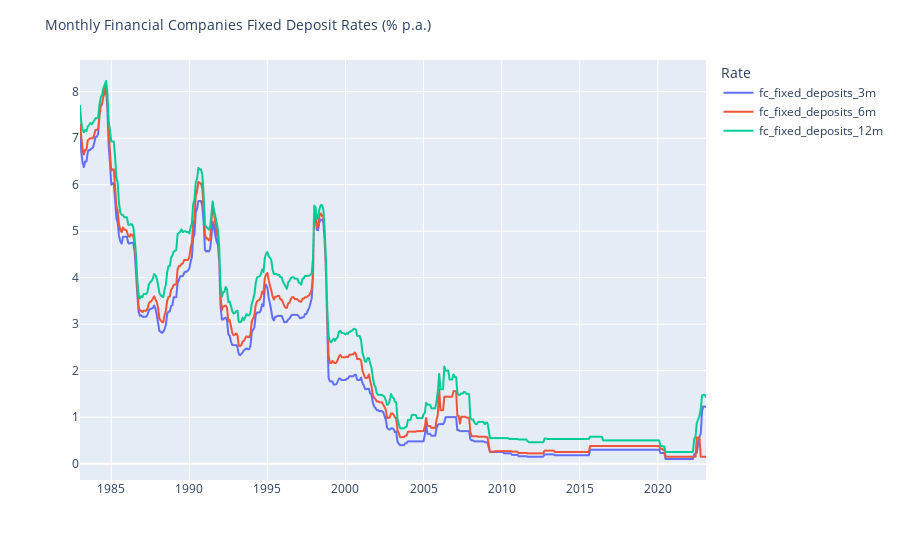

Notebook code cell kept with this figure:
### Code cell
fig1 = px.line(df_fcrates, x='end_of_month', y="Value",color='Rate')
fig1.update_layout(title=dict(text='Monthly Financial Companies Fixed Deposit Rates (% p.a.)', font=dict(size=14)))
fig1.update_xaxes(title_text='')
fig1.update_yaxes(title_text='')
fig1.show()

### Figure 1 — Plotly figure (JSON) as saved in the notebook; plotly's stock layout.template omitted (floating-point values rounded to 4 significant figures; data arrays with more than 128 entries replaced by an {"elided": "..."} marker saying what was removed)
{"data": [{"hovertemplate": "Rate=fc_fixed_deposits_3m<br>end_of_month=%{x}<br>Value=%{y}<extra></extra>", "legendgroup": "fc_fixed_deposits_3m", "line": {"color": "#636efa", "dash": "solid"}, "marker": {"symbol": "circle"}, "mode": "lines", "name": "fc_fixed_deposits_3m", "showlegend": true, "type": "scattergl", "x": {"elided": "482 str values"}, "xaxis": "x", "y": {"elided": "482 float values"}, "yaxis": "y"}, {"hovertemplate": "Rate=fc_fixed_deposits_6m<br>end_of_month=%{x}<br>Value=%{y}<extra></extra>", "legendgroup": "fc_fixed_deposits_6m", "line": {"color": "#EF553B", "dash": "solid"}, "marker": {"symbol": "circle"}, "mode": "lines", "name": "fc_fixed_deposits_6m", "showlegend": true, "type": "scattergl", "x": {"elided": "482 str values"}, "xaxis": "x", "y": {"elided": "482 float values"}, "yaxis": "y"}, {"hovertemplate": "Rate=fc_fixed_deposits_12m<br>end_of_month=%{x}<br>Value=%{y}<extra></extra>", "legendgroup": "fc_fixed_deposits_12m", "line": {"color": "#00cc96", "dash": "solid"}, "marker": {"symbol": "circle"}, "mode": "lines", "name": "fc_fixed_deposits_12m", "showlegend": true, "type": "scattergl", "x": {"elided": "482 str values"}, "xaxis": "x", "y": {"elided": "482 float values"}, "yaxis": "y"}], "layout": {"legend": {"title": {"text": "Rate"}, "tracegroupgap": 0}, "margin": {"t": 60}, "title": {"font": {"size": 14}, "text": "Monthly Financial Companies Fixed Deposit Rates (% p.a.)"}, "xaxis": {"anchor": "y", "domain": [0, 1], "title": {"text": ""}}, "yaxis": {"anchor": "x", "domain": [0, 1], "title": {"text": ""}}}}
